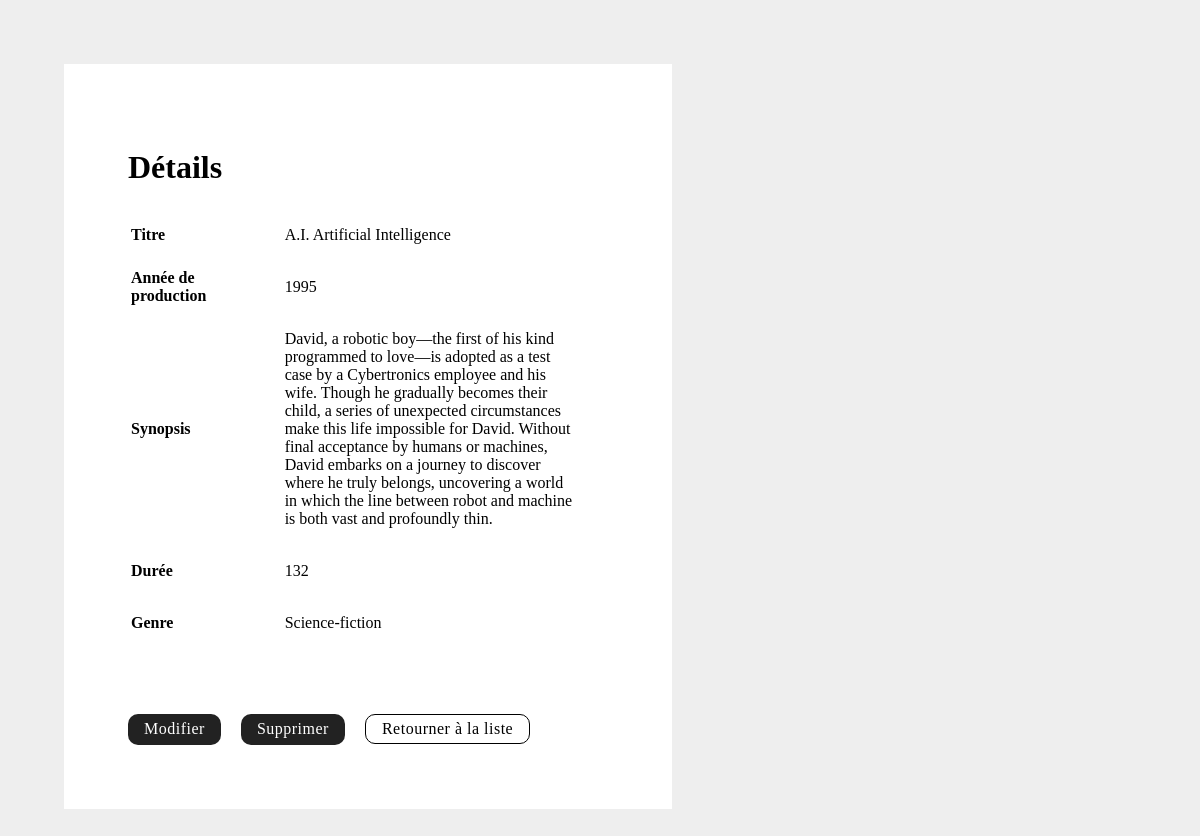
The app's page /projetFilm/film-show.php?id=3 with its own data.
### tables this page shows
CREATE TABLE `film` (
  `id` int(11) NOT NULL,
  `titre` varchar(300) NOT NULL,
  `anneeProduction` smallint(6) NOT NULL,
  `synopsis` varchar(500) NOT NULL,
  `duree` smallint(6) NOT NULL,
  `genre_id` tinyint(4) NOT NULL
);

CREATE TABLE `genre` (
  `id` tinyint(4) NOT NULL,
  `nom` varchar(50) NOT NULL
);

### projetFilm/class/CRUD.php (called while the page is built, shortened)
<?php
class CRUD extends PDO {
    public function selectId($table, $value, $field = 'id') {
        $sql = "SELECT * FROM $table WHERE $field = '$value'";
        $stmt = $this->query($sql);
        $count = $stmt->rowCount();
        if($count == 1) {
            return $stmt->fetch();
        } else {
            header('Locatoin:index.php');
        }
    }
}
?>

### projetFilm/film-show.php (the view, shortened to what this page needs)
<?php
if(isset($_GET['id']) && $_GET['id'] != null)  {
    $id = $_GET['id'];
} else if (isset($_GET['film_id']) && $_GET['film_id'] != null) {
    $id = $_GET['film_id'];
}
else {
    header('Location:index.php');
}
if($id) {
    require_once('class/CRUD.php');
    $crud = new CRUD;
    $film = $crud->selectId('film', $id);
    extract($film);
    $genre = $crud->selectId('genre', $genre_id);
    $genre_nom = $genre['nom'];
}
?>
<!DOCTYPE html>
<html lang="fr">
<head>
</head>
<body>
    <main>
        <h1>Détails</h1>
        <table>
            <tr>
                <th>Titre</th>
                <td><?=$titre?></td>
            </tr>
            <tr>
                <th>Année de production</th>
                <td><?=$anneeProduction?></td>
            </tr>
            <tr>
                <th>Synopsis</th>
                <td><?=$synopsis?></td>
            </tr>
            <tr>
                <th>Durée</th>
                <td><?=$duree?></td>
            </tr>
            <tr>
                <th>Genre</th>
                <td><?=$genre_nom?></td>
            </tr>
        </table>
        <a class="bouton" href="film-edit.php?id=<?=$id?>">Modifier</a>
        <a class="bouton" href="film-delete.php?id=<?=$id?>">Supprimer</a>
        <a class="bouton bouton--secondaire" href="index.php">Retourner à la liste</a>
    </main>
</body>
</html>

### projetFilm/film-show.php (style rules this page uses)
body { margin:4rem; background-color: #eee; }
main { background-color: #fff; padding: 4rem; width:30rem; }
table { margin-bottom: 2rem; }
th { text-align: left; }
td { max-width:25rem; padding:1rem 2rem; }
.bouton { display:inline-block; margin-top: 2rem; margin-right:1rem; letter-spacing:0.5px; text-decoration:none; color:white; padding:0.4rem 1rem; background-color: #222; border-radius:10px; }
.bouton--secondaire { margin-top: 1.5rem; color: black; padding:0.3rem 1rem; background-color:white; border: 1.5px solid black; }

### records on screen
film: titre "A.I. Artificial Intelligence", anneeProduction "1995", synopsis "David, a robotic boy—the first of his kind programmed to love—is adopted as a test case by a Cybertronics employee and his wife. Though he gradually becomes their child, a series of unexpected circumstances make this life impossible for David. Without final acceptance by humans or machines, David embarks on a journey to discover where he truly belongs, uncovering a world in which the line between robot and machine is both vast and profoundly thin.", duree "132"
genre: nom "Science-fiction"
